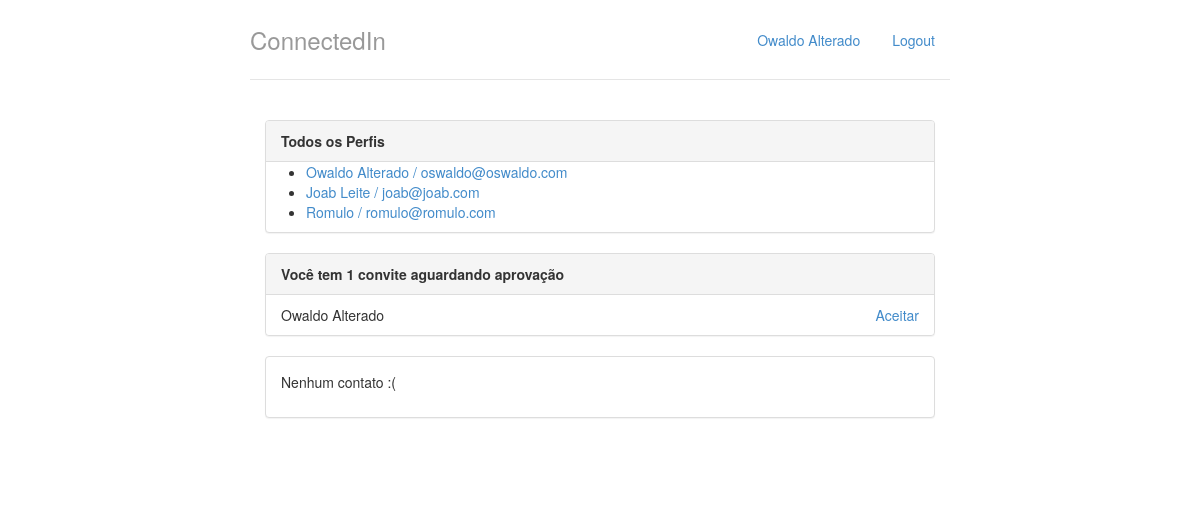
Before: / with the older database file.
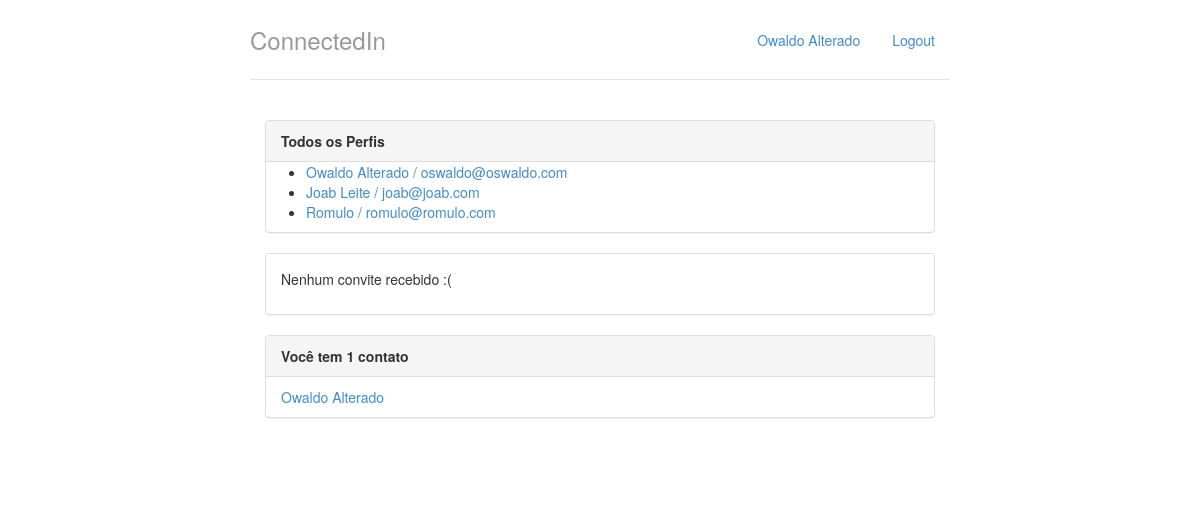
After: the same page with the newer database file.
### perfis/models.py (models this page shows, shortened)
class Perfil(models.Model):
	nome = models.CharField(max_length=255, null=False)
	email = models.CharField(max_length=255, null=False)
	telefone = models.CharField(max_length=15, null=False)
	nome_empresa = models.CharField(max_length=255, null=False)
	contatos = models.ManyToManyField('self')

class Convite(models.Model):
	solicitante = models.ForeignKey(Perfil, on_delete=models.CASCADE, related_name='solicitacoes_enviadas')
	convidado = models.ForeignKey(Perfil, on_delete=models.CASCADE, related_name='convites_recebidos')

### perfis/views.py (the view)
# urls.py: path('',views.index, name='index'),
def index(request):
	return render(request, 'index.html',{'perfis': Perfil.objects.all(), 'perfil_logado':get_perfil_logado(request) })

### perfis/views.py (called while the page is built)
def get_perfil_logado(request):
	return Perfil.objects.get(id=1)

### perfis/templates/index.html
{% extends "base.html" %}
{% block body %}
<div class="col-lg-12">
	<div class="panel panel-default">
		<div class="panel-heading">
			<strong>Todos os Perfis</strong>
		</div>
		{% if perfis %}
		<ul>
			{% for perfil in perfis %}
				<li>
					<a href="{% url 'exibir' perfil.id %}">{{perfil.nome}} / {{perfil.email}}</a>
				</li>
			{% endfor %}
		</ul>
		{% else %}
		<p>Nenhum Perfil encontrado</p>
		{% endif %}
	</div>
	<div class="panel panel-default">
		{% with perfil_logado.convites_recebidos.count as total_de_convites %}
			{% if total_de_convites %}
			<div class="panel-heading">
				<strong>Você tem {{ total_de_convites }} convite{{ total_de_convites | pluralize }} aguardando aprovação</strong>
			</div>
			<ul class="list-group">
				{% for convite in perfil_logado.convites_recebidos.all %}
				<li class="list-group-item">
					{{ convite.solicitante.nome }}
					<a href="{% url 'aceitar' convite.id %}" class="pull-right">Aceitar</a>
				</li>
				{% endfor %}
			</ul>
			{% else %}
			<div class="panel-body">
				<p>Nenhum convite recebido :(</p>
			</div>
			{% endif %}
		{% endwith %}
	</div>
	<div class="panel panel-default">
		{% with perfil_logado.contatos.count as total_de_contatos %}
			{% if total_de_contatos %}
			<div class="panel-heading">
				<strong>Você tem {{ total_de_contatos }} contato{{ total_de_contatos | pluralize }}</strong>
			</div>
			<ul class="list-group">
				{% for contato in perfil_logado.contatos.all %}
				<li class="list-group-item">
					<a href="{% url 'exibir' contato.id %}">{{contato.nome}}</a>
				</li>
				{% endfor %}
			</ul>
			{% else %}
			<div class="panel-body">
				<p>Nenhum contato :(</p>
			</div>
			{% endif %}
		{% endwith %}
	</div>
</div>
{% endblock %}

### perfis/templates/base.html (shortened to what this page needs)
{% load staticfiles %}
<!DOCTYPE html>
<html lang="pt-br">
<head>
	<link rel="stylesheet" href="{% static "styles/bootstrap.css" %}">
	<link rel="stylesheet" href="{% static "styles/main.css" %}">
</head>
	<body>
	<div class="container">
		<div class="header">
			<ul class="nav nav-pills pull-right">
				<li><a href="{% url 'index' %}">{{ perfil_logado.nome }}</a></li>
				<li><a href="/logout/">Logout</a></li>
			</ul>
			<h3 class="text-muted">ConnectedIn</h3>
		</div>
		<div class="row content">
			{% block body %}
			{% endblock %}
		</div>
	</div>
	</body>
</html>

### perfis/static/styles/main.css (style rules this page uses)
body { padding-top: 20px; padding-bottom: 20px; }
.header, .content, .footer { padding-left: 15px; padding-right: 15px; }
.header { border-bottom: 1px solid #e5e5e5; }
.header h3 { margin-top: 0; margin-bottom: 0; line-height: 40px; padding-bottom: 19px; }
@media (min-width: 768px) { .container { max-width: 730px; } }
.content { margin: 40px 0; }
@media screen and (min-width: 768px) { .header, .content, .footer { padding-left: 0; padding-right: 0; } }
@media screen and (min-width: 768px) { .header { margin-bottom: 30px; } }

Changed rows visible on the page:
removed Convite: solicitante.nome "Owaldo Alterado"
now on one of the page's lists (row unchanged): Perfil: nome "Owaldo Alterado"
Other visible differences:
{{ total_de_contatos }}: (not shown) → "1"
{{ total_de_convites }}: "1" → (not shown)
text no longer shown: "convite aguardando aprovação Nenhum contato :("
text now shown: "Nenhum convite recebido :( contato"
